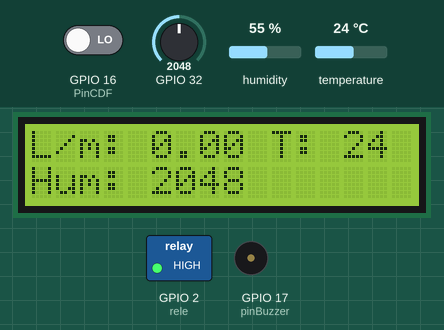
Recording of a sketch running on a simulated ESP32. Parts: 16×2 character LCD, switched loads named in the sketch (green lamp = pin HIGH), buzzer (waves = sounding, pin HIGH). Inputs (shaded band) come from the test bench; at power-on: temperature 24 °C, GPIO 32 = 2048, GPIO 16 (PinCDF) LOW, humidity 55 %. WiFi joins after 1.5 s; servers stay silent unless stated; the local clock reads 2024-03-15 10:24:30 at power-on unless the sketch sets it; storage starts empty; no MQTT or app messages arrive unless stated; what the sketch prints to the serial monitor is not drawn.

Above: at 8.6 s.
8.7 s: temperature set to 41 °C
At 12.4 s:
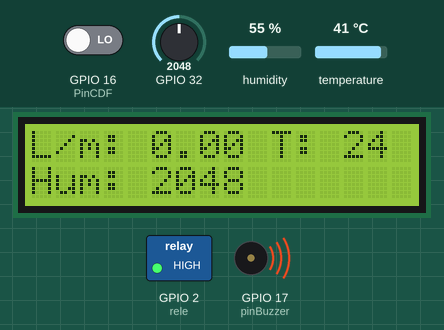
13.5 s: GPIO 32 set to 3945
At 17.3 s:
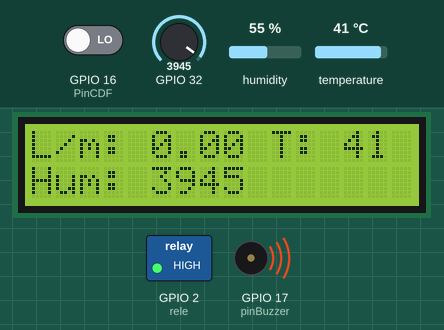
17.6 s: GPIO 32 set to 4060
At 21.5 s:
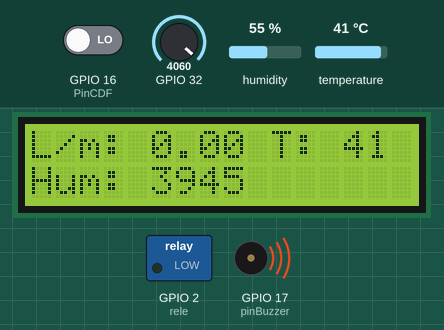
24.6 s: temperature set to 12 °C
At 31.0 s:
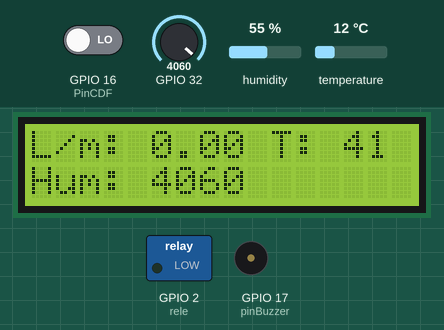
33.6 s: temperature set to 19 °C
At 40.7 s:
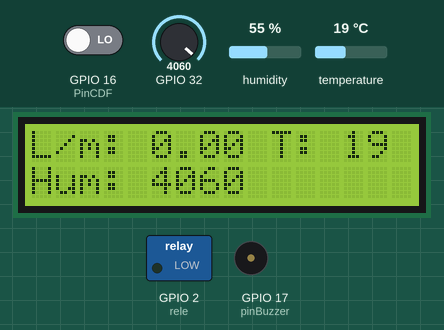
Timing chart, 0 to 41.6 s (numbered marks = the images above; inputs shaded):
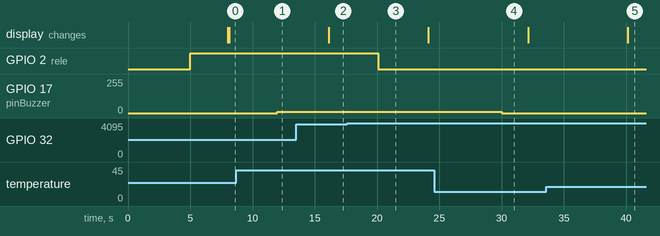

The sketch:

practicaTodo.ino
```cpp
/*****************************************************************************
*                                                                            *
*      NOMBRE:      Práctica 2.1.                                            *
*      FECHA:       18 de mayo de 2022.                                      *
*      VERSIÓN:     2.2                                                      *
*                                                                            *
*      AUTORES:     Regina Espinosa González                                 *
*                   María Alejandra Velazco Baltazar                         *
*                   Adelina Mancilla Rojas                                   *
*                   Andrew Joshua Craig Montiel                              *
*      REPOSITORIO: https://github.com/ginaesps/protoRiegoAutomatizado       *
*      COMPAÑÍA:    Universidad de Colima - Facultad de Telemática.          *
*                                                                            *
*      SENSORES UTILIZADOS:          ESP32-D0WD Dual Core.                   *
*                                    DHT11                                   *
*                                    YFS201                                  *
*                                    FC-28                                   *
*                                                                            *
*      ACTUADORES UTILIZADOS:        Bomba de agua                           *
*                                    Relevador G3MB-202P                     *
*                                    Buzzer                                  *
*                                                                            *
*      ADICIONALES UTILIZADOS:       Mini MicroSD                            *
*                                    RTC DS1307                              *
*                                    LCD1602 + I2C                           *
*                                                                            *
******************************************************************************
*                                                                            *
*      DESCRIPCIÓN DEL PROGRAMA: Creación de prototipo de riego automatizado *
*      con registro en una MicroSD, medición de tiempo con RTC y sensores    *
*      de humedad de tierra, temperatura ambiental y caudal de flujo.        *
*                                                                            *
******************************************************************************/

/*~~~~~~~~~~~~~~~~~~~~~~~~~~~LLAMADO A ENCABEZADO DE INSTANCIAS~~~~~~~~~~~~~~*/
#include "practicaTodo.h" //Llama la libreria de las instancias

void setup() { //configuraciones iniciales
  Serial.begin(115200); //Configuración de Bauhdios

  /*~~~~~~~CONFIGURACIÓN DE PINES A MODO OUTPUT~~~~~~~~~~~~~~*/
  pinMode(rele, OUTPUT);
  pinMode(PinCDF, INPUT);

  /*~~~~~~~~~~~~~~~INTERRUPCIÓN PARA FLUJOMETRO~~~~~~~~~~~~~~*/
  attachInterrupt(PinCDF,pulso,RISING);

  /*~~~~~~~~~~~~~~~INICIALIZACIÓN DE DHT11~~~~~~~~~~~~~~~~~~~*/
  dht.begin();

  /*~~~~~~~~~~~~~~~~~~~~~~~~~~~INICIALIZACIÓN DE RTC~~~~~~~~~~~~~~~~~~~~~~~~~*/
  RTC.rtc_init();

  /*~~~~~~~~~~~~~~~~~~~~~~~~~~~INICIALIZACIÓN DE MICROSD~~~~~~~~~~~~~~*/
  MSD.MicroSD_init();

  /*~~~~~~~~~~~~~~~INICIALIZACIÓN DE PANTALLA LCD~~~~~~~~~~~~*/
  actuators.LCD_init();

  /*~~~~~~~~~~~~~~~CONFIGURACIÓN DE RED PARA MQTT SERVER~~~~~~~~~~~~~~*/
  mqtt.setup_WiFi ( );
  mqtt.set_MQTT_server ( ); // inicialización de MQTT server

  /*~~~~~FUNCIÓN DE CALLBACK PARA SUSCRIPCIÓN MQTT POR PARTE DEL CLIENTE~~~~~~~~~~~*/
  client.setCallback(callback);
}

void loop() { //código que se va a ejecutar en repetición
  /*~~~~~~~~~~~~~~~~~~~~~~~~~~~INICIALIZAR millis() EN MÉTODOS DE tareas.h~~~~~~~~~~~~~~*/
  tasks.currentMillis = millis();

  /*~~~~~~~~~~~~~~~~~~~~~~~~~~~LLAMADA A FUNCIONES DE tareas.h -> Tareas::nameTask() ~~~~~~~~~~~~~~*/
  mqtt.reconnect_MQTT ( ); //verificación de conexión a MQTT
  tasks._higometroBomba(); //(des)activación de bomba mediante relevador
  tasks._dht11(); //medición de temperatura ambiental
  tasks._printLCD(); //impresión de datos en lcd
  tasks._connectionMQTT(); //reconexión y publicación a MQTT

}
```

MQTT.h
```cpp
class MQTT { //clase creada para administrar todas las funciones que puedes realizar mediante MQTT

  public: //variables públicas

  public: //métodos públicos
    void subscribe_MQTT ( void ); //suscripción de topics
    void publish_MQTT ( void ); //publicación de string de caracteres generado en MSD
    void reconnect_MQTT ( void ); //revisión de conexión a servidor MQTT
    void setup_WiFi ( void ); //configuración de conexión a wifi
    void set_MQTT_server ( void );//configuración de conexión a servidor MQTT
  };

void MQTT :: set_MQTT_server ( void ) { //método para asignación de parámetros de servidor a cliente

  client.setServer ( MQTT_SERVER, MQTT_PORT ); //asignaación de servidor y puerto de funcionamiento al cliente

}

void MQTT :: subscribe_MQTT ( void ) {

}

void MQTT :: publish_MQTT ( void ) { //método de asignación de tema y cuerpo de mensaje a publicar

  client.publish( TOPIC, MSD.json_string.c_str()); //envío de info para publicación con tema y json predefinidos

}

void MQTT :: reconnect_MQTT ( void ) { //método para evaluación de estado de conexión a red

  if ( ! client.connected ( ) ) { //si el cliente no está conectado, entonces

    while ( ! client.connected ( ) ) { //mientras el cliente no esté conectado

    Serial.print ( "Conectado nuevamente al servidor" ); //indicar mediante puerto serial reconexión

    if ( client.connect ( "6D/E2" ) ) { //si el cliente se conecta exitosamente, enviar nombre

      Serial.println ( "Cliente conectado" ); //imprimir en conexión serial conexión exitosa
      client.subscribe("Test_6D"); //suscripción de cliente a topic

    } else { //si la conexión no fue exitosa, entonces
      Serial.print("failed, rc="); //impresión de estado de fallo
      Serial.print(client.state()); //e impresión de número de error MQTT
      Serial.println(" try again in 5 seconds"); //impresión de delay
      delay(5000);//detención del programa por 5s
    }
  }
  }
  client.loop(); //repetición de sentencias hasta que el cliente se conecte exitosamente

}// * fin de método *

void MQTT :: setup_WiFi ( void ) { //método para configuración de red

  delay ( 10 ); //cada 10s realizar las siguientes sentencias
  Serial.println ( "Configurando WiFi: " ); //impresión de datos de red
  WiFi.begin ( HOTSPOT_WIFI, HOTSPOT_PWD ); //inicialización y asignación de SSID y password


  while ( WiFi.status ( ) != WL_CONNECTED ) { //evaluar que mientras el estado de conexión no exista

    delay ( 500 ); // cada medio segundo
    Serial.print ( "." ); //imprimir un punto para simular que está cargando

  }

  Serial.println ( "WiFi configurado con la IP: " ); //cuando se logre conectar, hacerlo saber mediante puerto serial

}// * fin de método *


void callback(char* topic, byte* pld, unsigned int length) { //función de callback para suscripción a TOPIC, muestra info enviada por puerto serial
  Serial.print("Message arrived on topic: ");//hacer saber que un mensaje llegó en determinado TOPIC
  Serial.print(TOPIC);//impresión de TOPIC
  Serial.print("datos");//a partir de aquí se imprimen los datos recibidos
  String msjt;//mjs a enviar
  for (int i = 0; i < length; i++) { //ciclo para unir todos los caracteres recibidos del payload
    Serial.print((char)pld[i]);
    msjt += (char)pld[i];
  }
  Serial.println();
}
```

MicroSD.h
```cpp
class MicroSD{ //clase creada para administrar el almacenamiento de información en MSD
  public: //variables públicas
    String filename = "", json_string = ""; //nombre de archivo y json_string contiene info a publicar en MQTT

  public: //métodos públicos
  void MicroSD_init (void); //inicialización de microSD
  void FileID (void); //nombreArchivo almacenado en MicroSD
  void JSON (void); //creación de JSON
  void JSON_SaveFile (DynamicJsonDocument*); //puntero a docJSON para almacenamiento sin limitación de tamaño
};

void MicroSD::MicroSD_init(void){
  while(!SD.begin(MICROSD_PIN)){//mientras no haya inicialización de pin para MSD, indicar fallo
    Serial.println(F("Fallo inicializacion de la MicroSD"));
  }
  Serial.println(F("Inicializacion de la MicroSD exitosa"));//si la inicialización de pin fue exitosa, enviar msj correspondiente por puerto serial
}// * fin de método *


void MicroSD::FileID(void){//nombrado de archivo c/ dia/mes/año.JSON
  RTC.get_time();//se manda a llamar método para obtención del tiempo en ese momento
  filename = "/";//asignación de caracter para creación de directorio raíz
  filename += RTC.dia; //agregar día
  filename += "-"; //agregar separador de dígitos
  filename += RTC.mes; //agregar mes
  filename += "-"; //agregar separador de dígitos
  filename += RTC.ano; //agregar año
  filename += EXTENSION; //agregar valor que va a determinar el tipo de archivo a almacenar
}// * fin de método *

void MicroSD::JSON(void){ //asignación de variables a campos declarados del JSON
  DynamicJsonDocument obj(1024);//creación de doc 1024 bytes para almacenamiento de mediciones
  obj["Humedad"] = sensors.humedad(); //asignación de valor obtenido de medición de humedad
  obj["Flujo"] = sensors.CDF(); //asignación de valor obtenido de medición de caudal de flujo
  int temp = sensors.temperatura(); //creación de variable para almacenar medición de temperatura ambiental
  if(temp >= 0 && temp <= 50) //si la temperatura está entre 0 y 50, entonces
    obj["Temperatura ambiental"] = temp; //guardar variables de temperatura en el JSON
  else //si no, entonces
    obj["Temperatura ambiental"] = "error"; //guardar string de error en campo de temperatura
  RTC.get_format_date(); //mandar a llamar método de formateo de fecha
  RTC.get_format_time(); //mandar a llamar método de formateo de hora
  obj["fecha"] = RTC.fecha.c_str(); //almacenamiento de fecha con función de conversión de char a string
  obj["tiempo"] = RTC.tiempo.c_str(); //almacenamiento de fecha con función de conversión de char a string
  if(bombaOn == 1){ //evaluar si la variable bandera de activación de bomba es positivo
    obj["tiempo de bomba"] = tiempoBombaOn; //almacenar variable de tiempo en momento de activación
    obj["dia de bomba"] = diaBombaOn; //almacenar variable de fecha en momento de activación
  } // * fin de ciclo *
  JSON_SaveFile(&obj); //guardar objeto en docJSON
} // * fin de método *

void MicroSD::JSON_SaveFile(DynamicJsonDocument*obj){ //almacenamiento de archivo
  FileID();
  json_string = "";
  MicroSD_File = SD.open(filename, FILE_APPEND); //función para abrir archivo de nombre provisto, o crearlo en su defecto
  if (MicroSD_File){ //si existe, entonces
    serializeJson(*obj, json_string); //serialización de documento
    MicroSD_File.print(json_string);//impresión de string obtenido del json
    MicroSD_File.println(",");
    MicroSD_File.close(); //cierre de archivo
  } // * fin de ciclo *
}// * fin de método *
```

RTC.h
```cpp
class DS1307_RTC{ //clase creada para administrar métodos para obtención de tiempo
  public: //variables públicas
    uint8_t hora, minuto, segundo, dia, mes;
    uint16_t ano;
    String fecha, tiempo;
  public: //métodos públicos
  void rtc_init (void); //inicialización de RTC
  void get_time (void); //obtención de tiempo
  void get_format_time (void); //formateo de medición de tiempo obtenido
  void get_format_date (void); //formateo de medición de fecha obtenida
};

void DS1307_RTC::rtc_init(void){ //evaluación de estado de inicialización de RTC
  while(!rtc.begin()){ //mientras el RTC no haya iniciado correctamente
    Serial.println("Error de reconocimiento del RTC"); //imprimir error de reconocimiento en puerto serial
    delay(10); //repetir cada 10s
  }// * fin de ciclo *
  Serial.println("Inicio correcto de RTC"); //una vez que se haya inicializado adecuadamente
}// * fin de método *

void DS1307_RTC::get_time(void){ //almacenamiento de valores que van a componer el tiempo y fecha

  DateTime now = rtc.now(); //creación de variable tipo DateTime que almacena valor retornado por función que recupera fecha y hora de dispositivo en que se está ejecutando en ese momento
  ano = now.year(); //almacenamiento de año
  mes = now.month(); //almacenamiento de mes
  dia = now.day(); //almacenamiento de día
  hora = now.hour(); //almacenamiento de hora
  minuto = now.minute(); //almacenamiento de minuto
  segundo = now.second(); //almacenamietno de segundo
}// * fin de método *

void DS1307_RTC::get_format_date(void){ //evaluación de dígitos para almacenamiento de fecha. ej: 01/12/23
  get_time (); //llamar función para obtención de fecha y hora en ese momento
  fecha = "";//inicialización de variable en blanco
  if (dia < 10) fecha += "0"; //si el valor de día es mayor a 10, entonces agregar un cero al inicio
  fecha += dia; //y posteriormente el valor
  fecha += "/"; //agregar separador para mes
  if (mes < 10) fecha += "0"; //si el valor de mes es menor a 10, entonces agregar un 0 al inicio
  fecha += mes; //y posteriormente agregar valor correspondiente
  fecha += "/"; //agregar separador para año
  fecha += ano; //agregar valor de año
}// * fin de método *

void DS1307_RTC::get_format_time(void){ //evaluación de dígitos para almacenamiento de hora, ej: 10:20:03
  get_time (); //llamar función para obtención de fecha y hora en ese momento
  tiempo = ""; //inicialización de variable en blanco
  if (hora < 10) tiempo += "0"; //si el valor de la hora es menor a 10, agregar 0 al inicio
    tiempo += hora; //agregar valor de hora
    tiempo += ":"; //agregar separador para minutos

  if (minuto < 10) tiempo += "0"; //si el valor de minutos es menor a 10, entonces agregar 0 al inicio
    tiempo += minuto; //agregar valor de minutos
    tiempo += ":"; //agregar separador para segundos

  if (segundo < 10) tiempo += "0"; //si el valor de segundos es menor a 10, entonces agregar 0 al inicio
    tiempo += segundo; //agregar valor de segundos
} // * fin de método *
```

actuadores.h
```cpp
#define rele 2 //definir pin para relay
  const byte pinBuzzer = 17; //pin para buzzer, se crea como const byte para que este envíe el pulso al buzzer
  byte salida = 10; //pin para buzzer que va de 0-255 y que en conjunto con apagarBuzzer genera oscilaciones cuadradas
  byte apagarBuzzer = 0; //pin bandera para controlar activación de buzzer

class Actuadores{ //clase creada controlar (des)activación de actuadores
  public: //variables públicas

  public: //Metodos públicos
  void relayOn (void); //método para activación de relay
  void relayOff (void); //método para desactivación de relay
  void buzzer (void); //método para activación de buzzer
  void buzzerOff (void); //método para desactivación de buzzer
  void LCD_init(void); //método para inicialización de pantalla LCD
  void printLCD (void); //método para impresión de datos en pantalla LCD
};

/*~~~~~~~~~~~~~~~(DES)ACTIVACIÓN DE RELEVADOR~~~~~~~~~~~~~~~~~~~~~~*/
void Actuadores::relayOn(void){
  digitalWrite(rele,LOW);
}

void Actuadores::relayOff(void){
  digitalWrite(rele,HIGH);
}

/*~~~~~~~~~~~~~~~(DES)ACTIVACIÓN DE BUZZER~~~~~~~~~~~~~~~~~~~~~~~~~~~*/
void Actuadores::buzzer (void){
  pinMode(pinBuzzer, OUTPUT);
  analogWrite(pinBuzzer, salida);
}

void Actuadores::buzzerOff (void){
  pinMode(pinBuzzer, OUTPUT);
  analogWrite(pinBuzzer, apagarBuzzer);
}

/*~~~~~~~~~~~~~~~~~~~~~~~~~~~~LCD~~~~~~~~~~~~~~~~~~~~~~~~~~~~~~~~~~~*/
void Actuadores:: LCD_init(void){ //activación de luces para pantalla LCD
  lcd.init();
  lcd.backlight(); //activación de colores de fondo
}// * fin de método *

void Actuadores:: printLCD(void){ //configuración de posiciones para impresión de info en pantalla LCD
 lcd.setCursor(0,0); //posicionamiento en esquina superior izquierda
 lcd.print ("L/m: "); //impresión de caudal de flujo en dicha posición
 lcd.print (sensors.CDF()); //recuperación de medición de caudal de flujo
 lcd.setCursor(10,0); //posicionamiento cercano a esquina superior derecha
 lcd.print ("T: "); //impresión de temperatura en dicha posición
 lcd.print (sensors.temperatura()); //recuperación de medición de temperatura
 lcd.setCursor(0,1); //posicionamiento en esquina inferior izquierda
 lcd.print ("Hum: "); //impresión de humedad en dicha posición
 lcd.print (sensors.humedad()); //recuperación de medición de humedad

}// * fin de método *
```

practicaTodo.h
```cpp
/*~~~~~~~~~~~~~~~~~~~~~~~~~~~LIBRERÍAS Y CONFIGURACIÓN DE LCD~~~~~~~~~~~~~~*/
#include <Wire.h>
#include <LiquidCrystal_I2C.h>
#define COLUMNAS 16
#define FILAS 2
#define DISPLAY 0x27
LiquidCrystal_I2C lcd(DISPLAY, COLUMNAS, FILAS);
/*---------------------------------------------*/

/*~~~~~~~~~~~~~~~~~~~~~~~~~~~INSTANCIA A LIBRERÍAS DE SENSORES~~~~~~~~~~~~~~*/
#include "sensores.h"
Sensores sensors;

/*~~~~~~~~~~~~~~~~~~~~~~~~~~~INSTANCIA A LIBRERÍAS DE ACTUADORES~~~~~~~~~~~~~~*/
#include "actuadores.h"
 Actuadores actuators; // Instancias de clase

#include <WiFi.h>
  WiFiClient ESP32_WIFI;

/*~~~~~~~~~~~~~~~~~~~~~~~~~~~CONFIGURACIÓN DE CLIENTE PARA HACER PUBLICACIONES MQTT~~~~~~~~~~~~~~*/
#include <PubSubClient.h>
  PubSubClient client ( ESP32_WIFI );
const char* HOTSPOT_WIFI = "EX_6C_HOTSPOT";
const char* HOTSPOT_PWD = "12345678";
const char* MQTT_SERVER = "test.mosquitto.org";
#define MQTT_PORT 1883
#define TOPIC "E2/6D"

#include <ArduinoJson.h> //librería para usar JSON
#include <SD.h> //librería para trabajar MicroSD
#include <SPI.h> //librería que permite envío de datos a periféricos relacionados con MSD
#include <Wire.h> //comunicación con sensores que usan protocolo I2C

#define MICROSD_PIN 5
#define EXTENSION ".json"

String tiempoBombaOn = "";
String diaBombaOn = "";
bool bombaOn = 0;

#include "RTClib.h"
  RTC_DS1307 rtc;
File MicroSD_File;

#include "RTC.h"
  DS1307_RTC RTC;

#include "MicroSD.h"
  MicroSD MSD;

#include "MQTT.h"
 MQTT mqtt;

#include "tareas.h" // Llama a las librerias de tareas
 Tareas tasks;
```

Source omitted: sensores.h (2768 bytes), tareas.h (2801 bytes)

Measured:
- the behaviour switches between 4000 and 4001 on GPIO 32 (found by bisection; images 2 and 3)
- after the input at 8.7 s, GPIO 17 (pinBuzzer): 0/255 → 10/255 after 3.3 s
- after the input at 13.5 s, the display: changes after 2.6 s (image 2)
- after the input at 17.6 s, GPIO 2 (rele): HIGH → LOW after 2.5 s
- after the input at 24.6 s, GPIO 17 (pinBuzzer): 10/255 → 0/255 after 5.4 s
- after the input at 33.6 s, the display: changes after 6.5 s (image 5)
